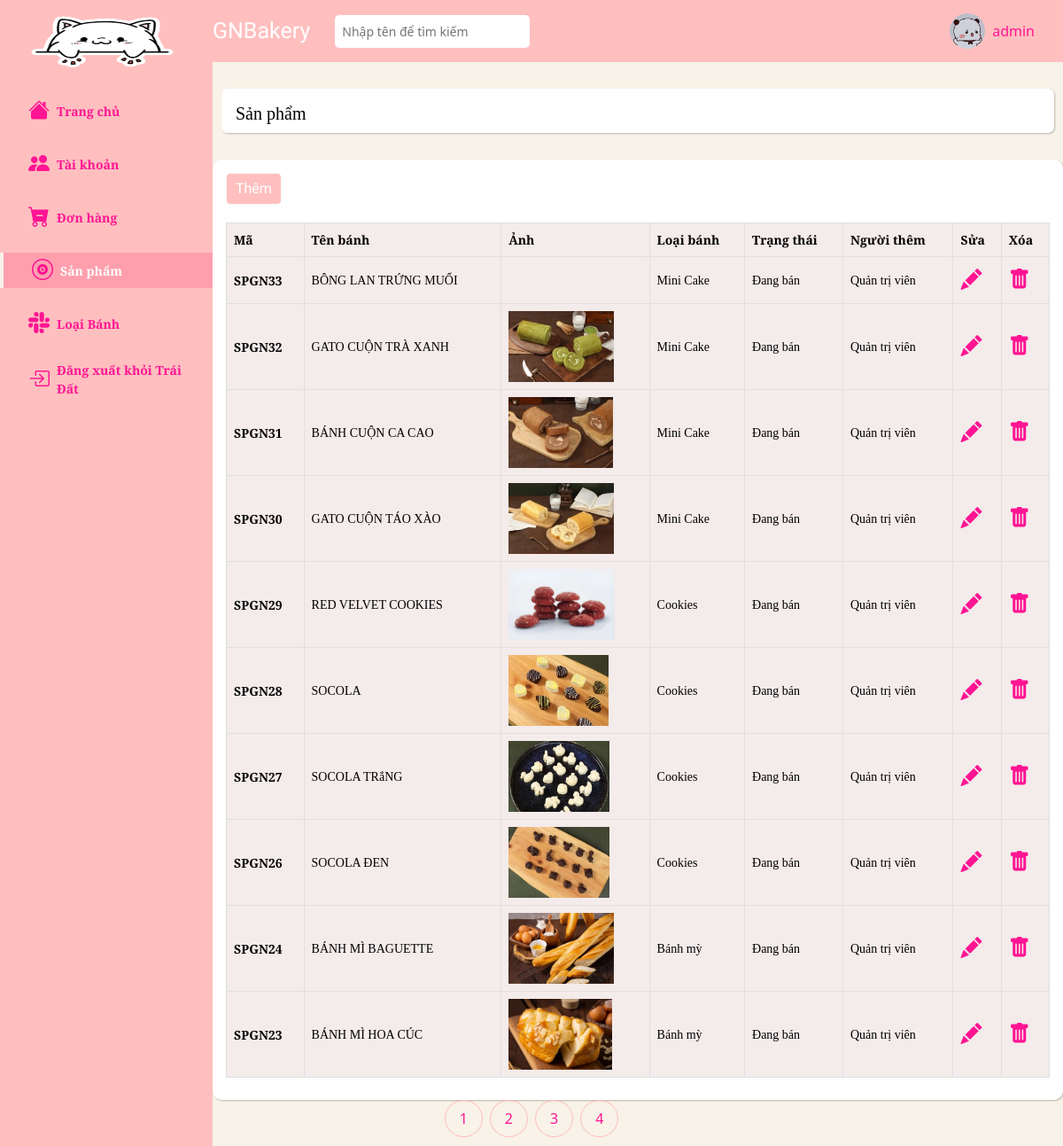
The page /admin/products/index.php (signed in) on the database its author committed.
### tables this page shows
CREATE TABLE `products` (
  `id` int NOT NULL,
  `name` varchar(255) NOT NULL,
  `image` varchar(255) NOT NULL,
  `description` text NOT NULL,
  `status` int NOT NULL DEFAULT '1',
  `category_detail_id` int NOT NULL,
  `user_id` int NOT NULL,
  `status_id` int DEFAULT NULL
);

CREATE TABLE `category_detail` (
  `id` int NOT NULL,
  `name` varchar(255) NOT NULL,
  `category_id` int NOT NULL
);

### admin/products/index.php (the view, shortened to what this page needs)
<?php
    $page = 'products';
    require_once '../../database/connect.php';
    $where = '1';
    $page_current = 1;
    $num_product_per_page = 10;
    $skip_page = $num_product_per_page * ($page_current - 1);
    $sql = "select products.*, category_detail.name as category_name, products.user_id, users.id as admin_id, users.level
    from products
    join category_detail
    on category_detail.id = products.category_detail_id
    join categories
    on categories.id = category_detail.category_id
    join users
    on users.id = products.user_id
    where $where
    ORDER BY status asc,id DESC
    limit $num_product_per_page offset $skip_page
    ";
    $result = mysqli_query($connect, $sql);
    require_once '../navbar-vertical.php';
?>
    <div class="main__container">
        <div class="main-container-text d-flex align-items-center">
            <a class="header__name text-decoration-none" href="#">
                <?= $page == 'products'?'Sản phẩm':'' ?>
            </a>
        </div>
        <div class="container-fluid px-4">
            <a href="form_insert.php" class="btn-insert btn btn-light btn-lg">Thêm</a>
            <div class="row gx-5">
                <div class="col-12">
                    <div class="table-responsive-sm">
                        <table class="product__table table table-sm table-light table-bordered  align-middle">
                            <thead>
                                <tr>
                                <th scope="col">Mã</th>
                                <th scope="col">Tên bánh</th>
                                <th scope="col">Ảnh</th>
                                <th scope="col">Loại bánh</th>
                                <th scope="col">Trạng thái</th>
                                <th scope="col">Người thêm</th>
                                <th scope="col">Sửa</th>
                                <th scope="col">Xóa</th>
                                </tr>
                            </thead>
                            <tbody>
                                <?php foreach ($result as $each) { ?>
                                    <tr>
                                        <th scope="row">
                                            <a href="show.php?id=<?= $each['id'] ?>" class="text-decoration-none"> SPGN<?= $each['id'] ?></a>
                                        </th>
                                        <td>
                                            <a href="show.php?id=<?= $each['id'] ?>" class="text-decoration-none"><?= $each['name'] ?></a>
                                        </td>
                                        <td>
                                            <img class="products__img" src="../../assets/images/products/<?= $each['image'] ?>" alt="">
                                        </td>
                                        <td><?= $each['category_name'] ?></td>
                                        <td><?php
                                            if($each['status'] === '1') { ?>
                                                Đang bán
                                            <?php } else { ?>
                                                Ngừng bán
                                            <?php } ?>
                                        </td>
                                        <td><?php if($each['level'] == 1){
                                                        echo "Quản trị viên";
                                                    }else{
                                                        $admin_id = $each['admin_id'];
                                                        echo "NVGN$admin_id";
                                                    }?></td>
                                        <?php if($each['status'] === '1') { ?>
                                            <td>
                                                <a href="form_update.php?id=<?= $each['id'] ?>">
                                                    <i class="bi bi-pencil-fill"></i>
                                                </a>
                                            </td>
                                            <td>
                                                <a onclick="return confirm('Bạn chắc chắn muốn xóa?')" href="delete.php?id=<?= $each['id'] ?>">
                                                    <i class="bi bi-trash-fill"></i>
                                                </a>
                                            </td>
                                        <?php } ?>
                                    </tr>
                                <?php } ?>
                            </tbody>
                        </table>
                    </div>
                </div>
            </div>
        </div>
    </div>
<?php require_once '../footer.php'; ?>

### assets/css/admin.css (style rules this page uses)
html { font-size: 62.5%; line-height: 1.6rem; font-family: 'Roboto', sans-serif; box-sizing: border-box; }
a { color: #FF1493; }
* { box-sizing: inherit; }
:root { --text-color: #FF1493; --background-color: #f8f2e8; --navbar-color: #ffbfbf; --navbar-vertical-width : 240px; --header-height: 70px; }
body { background-color: var(--background-color); }
.header__name { color: black; font-size: 2rem; margin-left: 16px; margin-top: 5px; font-family: 'Merriweather', serif; }
.main__form, .main__container { margin-left: var(--navbar-vertical-width); min-height: 80vh; margin-top: 30px; }
.main-container-text { box-shadow: 1px 1px 2px 0px #00000040; background-color: white; border-radius: 7px; height: 50px; margin: 30px 10px; }
.container-fluid { box-shadow: 1px 1px 2px 0px #00000040; background-color: white; border-radius: 10px; padding: 15px; }
.product__table, .category__table, .employee__table, .playlist__table { font-size: 1.4rem; }
.products__img, .categories__img, .employee__img, .playlists__img { height: 80px; }
.product__table a, .category__table a, .employee__table a, .playlist__table a { color: black; display: block; }
.btn-insert { background-color: var(--navbar-color); color: #ffffff; font-size: 1.6rem; font-weight: 500; margin-bottom: 20px; font-family: 'League Spartan', sans-serif; border-radius: 5px; }
.table-sm>:not(caption)>*>* { padding: 8px; font-family: 'PT Serif', serif; background-color: #d3afaf40; }
.bi-pencil-fill, .bi-trash-fill { color: #FF1493; font-size: 2.4rem; }
.table-light { --bs-table-bg: #d3afaf40; }

### rows shown on the page
products: id "33", name "BÔNG LAN TRỨNG MUỐI", category_detail.name "Mini Cake", status "Đang bán"
products: id "32", name "GATO CUỘN TRÀ XANH", image (picture), category_detail.name "Mini Cake", status "Đang bán"
products: id "31", name "BÁNH CUỘN CA CAO", image (picture), category_detail.name "Mini Cake", status "Đang bán"
products: id "30", name "GATO CUỘN TÁO XÀO", image (picture), category_detail.name "Mini Cake", status "Đang bán"
products: id "29", name "RED VELVET COOKIES", image (picture), category_detail.name "Cookies", status "Đang bán"
products: id "28", name "SOCOLA", image (picture), category_detail.name "Cookies", status "Đang bán"
products: id "27", name "SOCOLA TRắNG", image (picture), category_detail.name "Cookies", status "Đang bán"
products: id "26", name "SOCOLA ĐEN", image (picture), category_detail.name "Cookies", status "Đang bán"
products: id "24", name "BÁNH MÌ BAGUETTE", image (picture), category_detail.name "Bánh mỳ", status "Đang bán"
products: id "23", name "BÁNH MÌ HOA CÚC", image (picture), category_detail.name "Bánh mỳ", status "Đang bán"

### other values the page prints
$_SESSION['name'] "admin"
